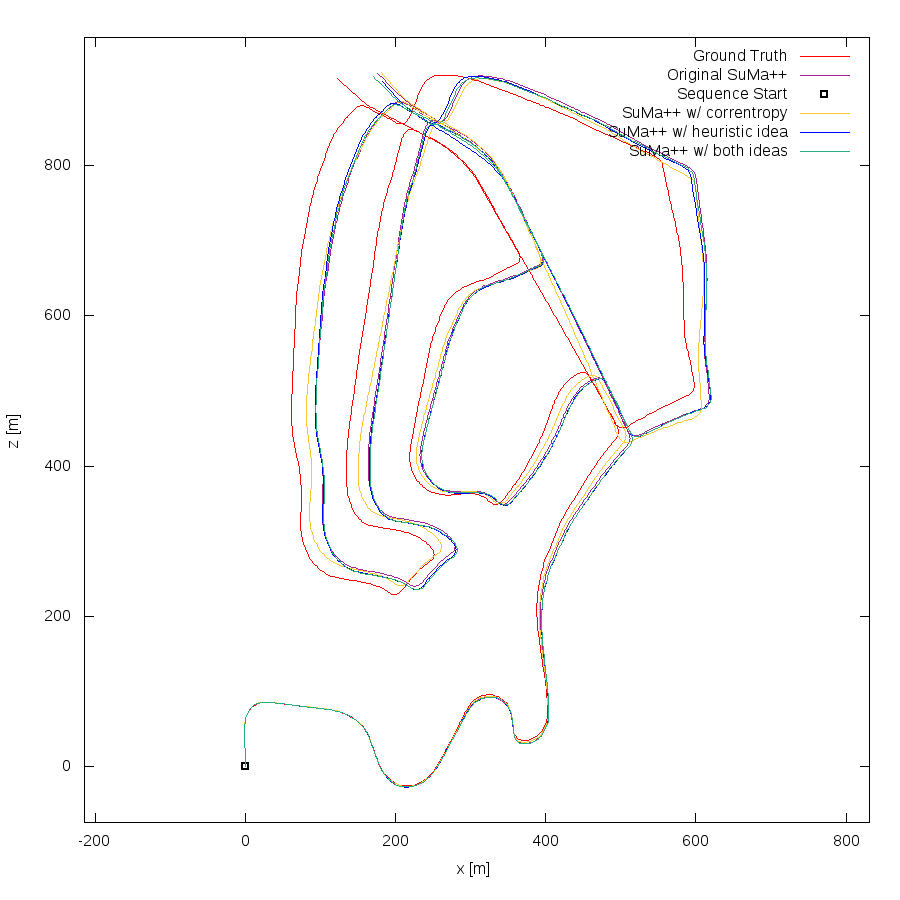

Reproduce this figure in gnuplot.
set term png size 900,900
set output "02.png"
set size ratio -1
set xrange [-214:831]
set yrange [-74:970]
set xlabel "x [m]"
set ylabel "z [m]"

plot "02.txt" using 1:2 lc rgb "#FF0000" title 'Ground Truth' w lines,"02.txt" using 3:4 lc rgb "#a82296" title 'Original SuMa++' w lines,"< head -1 02.txt" using 1:2 lc rgb "#000000" pt 4 ps 1 lw 2 title 'Sequence Start' w points, \
"c.txt" using 3:4 lc rgb "#df8c932" title 'SuMa++ w/ correntropy' w lines, \
"l.txt" using 3:4 lc rgb "#0000FF" title 'SuMa++ w/ heuristic idea' w lines, \
"b.txt" using 3:4 lc rgb "#27ad81" title 'SuMa++ w/ both ideas' w lines
